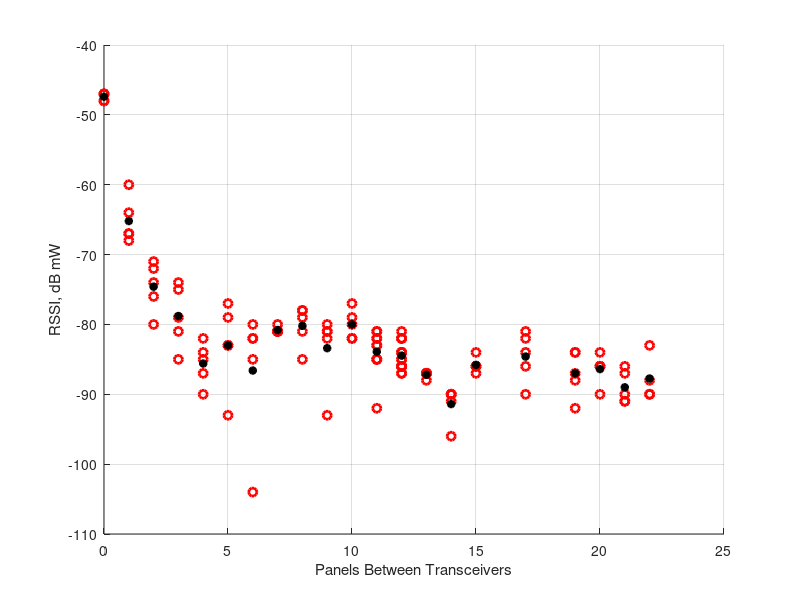
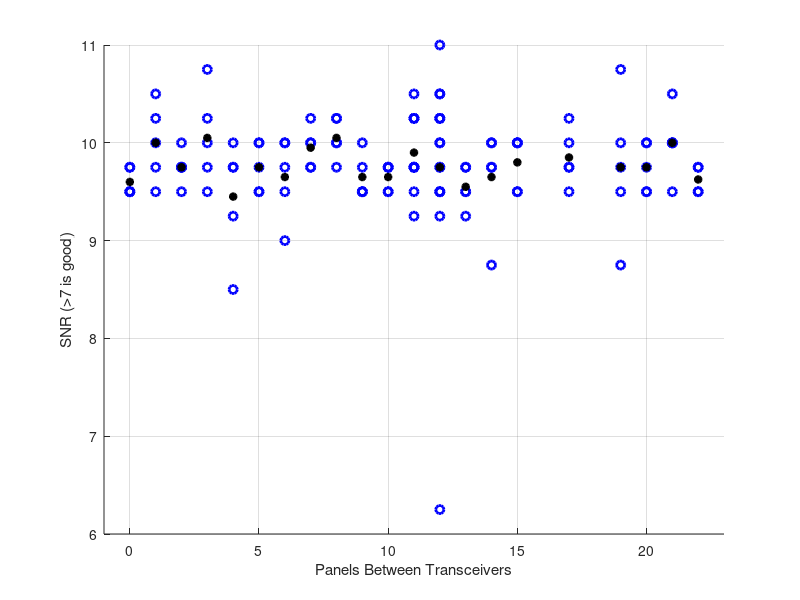

The MATLAB script that drew these images, in order:
%/*
%  FILE: test_fence_view.m
%  VERSION: 1.0.0
%  TEST DATE: 4 March 2023
%  DATE: 4 March 2023
%  PROJECT: Distributed Fence Monitor Capstone
%  AUTHORS: Briellyn Braithwaite
%  DESCRIPTION: Plot RSSI and SNR data at varying distances
%*/

%% Load Data
clearvars
close all
load('fence_3.mat')
% test 1: on the ground going down the fence
% test 2: tried holding vertical?
% test 3: went down fence, holding vertical :3
disp('Data:')

disp([databuf.rssi' databuf.snr'])

%% Error Corrections?

%% Plots

figure, hold on
grid on
plot(databuf.panel, databuf.rssi, 'ro', 'linewidth', 2)
xlabel('Panels Between Transceivers')
ylabel('RSSI, dB mW')

% plot mean at each panel
for p=min(databuf.panel):max(databuf.panel)
    acc = 0;
    n = 0;
    for m = 1:length(databuf.panel)
        if(databuf.panel(m) == p)
            acc = acc + databuf.rssi(m);
            n = n + 1;
        end
    end
    if(n > 0)
        plot(p, acc/n, 'k*', 'linewidth', 2)
    end
end

figure, hold on
grid on
plot(databuf.panel, databuf.snr, 'bo', 'linewidth', 2)
xlabel('Panels Between Transceivers')
ylabel('SNR (>7 is good)')
xlim([-1 23])

% plot mean at each panel
for p=min(databuf.panel):max(databuf.panel)
    acc = 0;
    n = 0;
    for m = 1:length(databuf.panel)
        if(databuf.panel(m) == p)
            acc = acc + databuf.snr(m);
            n = n + 1;
        end
    end
    if(n > 0)
        plot(p, acc/n, 'k*', 'linewidth', 2)
    end
end

